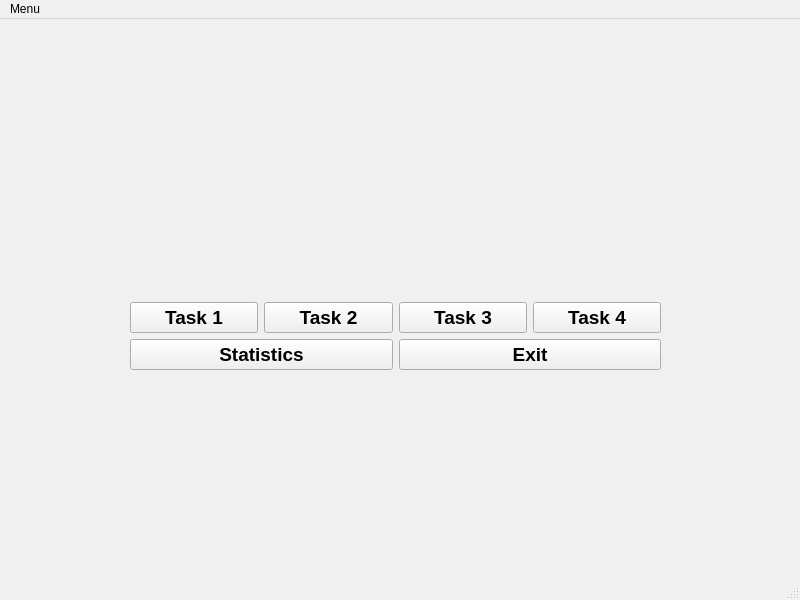
<?xml version="1.0" encoding="UTF-8"?>
<ui version="4.0">
 <class>MainWindow</class>
 <widget class="QMainWindow" name="MainWindow">
  <property name="geometry">
   <rect>
    <x>0</x>
    <y>0</y>
    <width>800</width>
    <height>600</height>
   </rect>
  </property>
  <property name="palette">
   <palette>
    <active>
     <colorrole role="WindowText">
      <brush brushstyle="SolidPattern">
       <color alpha="255">
        <red>5</red>
        <green>88</green>
        <blue>10</blue>
       </color>
      </brush>
     </colorrole>
     <colorrole role="Button">
      <brush brushstyle="SolidPattern">
       <color alpha="255">
        <red>130</red>
        <green>240</green>
        <blue>83</blue>
       </color>
      </brush>
     </colorrole>
     <colorrole role="Light">
      <brush brushstyle="SolidPattern">
       <color alpha="255">
        <red>255</red>
        <green>255</green>
        <blue>255</blue>
       </color>
      </brush>
     </colorrole>
     <colorrole role="Midlight">
      <brush brushstyle="SolidPattern">
       <color alpha="255">
        <red>226</red>
        <green>247</green>
        <blue>211</blue>
       </color>
      </brush>
     </colorrole>
     <colorrole role="Dark">
      <brush brushstyle="SolidPattern">
       <color alpha="255">
        <red>125</red>
        <green>179</green>
        <blue>74</blue>
       </color>
      </brush>
     </colorrole>
     <colorrole role="Mid">
      <brush brushstyle="SolidPattern">
       <color alpha="255">
        <red>131</red>
        <green>160</green>
        <blue>112</blue>
       </color>
      </brush>
     </colorrole>
     <colorrole role="Text">
      <brush brushstyle="SolidPattern">
       <color alpha="255">
        <red>5</red>
        <green>88</green>
        <blue>10</blue>
       </color>
      </brush>
     </colorrole>
     <colorrole role="BrightText">
      <brush brushstyle="SolidPattern">
       <color alpha="255">
        <red>255</red>
        <green>255</green>
        <blue>255</blue>
       </color>
      </brush>
     </colorrole>
     <colorrole role="ButtonText">
      <brush brushstyle="SolidPattern">
       <color alpha="255">
        <red>5</red>
        <green>88</green>
        <blue>10</blue>
       </color>
      </brush>
     </colorrole>
     <colorrole role="Base">
      <brush brushstyle="SolidPattern">
       <color alpha="255">
        <red>255</red>
        <green>255</green>
        <blue>255</blue>
       </color>
      </brush>
     </colorrole>
     <colorrole role="Window">
      <brush brushstyle="SolidPattern">
       <color alpha="255">
        <red>232</red>
        <green>248</green>
        <blue>220</blue>
       </color>
      </brush>
     </colorrole>
     <colorrole role="Shadow">
      <brush brushstyle="SolidPattern">
       <color alpha="255">
        <red>64</red>
        <green>108</green>
        <blue>45</blue>
       </color>
      </brush>
     </colorrole>
     <colorrole role="Highlight">
      <brush brushstyle="SolidPattern">
       <color alpha="255">
        <red>66</red>
        <green>211</green>
        <blue>4</blue>
       </color>
      </brush>
     </colorrole>
     <colorrole role="HighlightedText">
      <brush brushstyle="SolidPattern">
       <color alpha="255">
        <red>255</red>
        <green>255</green>
        <blue>255</blue>
       </color>
      </brush>
     </colorrole>
     <colorrole role="Link">
      <brush brushstyle="SolidPattern">
       <color alpha="255">
        <red>107</red>
        <green>255</green>
        <blue>8</blue>
       </color>
      </brush>
     </colorrole>
     <colorrole role="LinkVisited">
      <brush brushstyle="SolidPattern">
       <color alpha="255">
        <red>51</red>
        <green>144</green>
        <blue>1</blue>
       </color>
      </brush>
     </colorrole>
     <colorrole role="AlternateBase">
      <brush brushstyle="SolidPattern">
       <color alpha="255">
        <red>226</red>
        <green>247</green>
        <blue>211</blue>
       </color>
      </brush>
     </colorrole>
     <colorrole role="NoRole">
      <brush brushstyle="SolidPattern">
       <color alpha="255">
        <red>0</red>
        <green>0</green>
        <blue>0</blue>
       </color>
      </brush>
     </colorrole>
     <colorrole role="ToolTipBase">
      <brush brushstyle="SolidPattern">
       <color alpha="255">
        <red>255</red>
        <green>255</green>
        <blue>220</blue>
       </color>
      </brush>
     </colorrole>
     <colorrole role="ToolTipText">
      <brush brushstyle="SolidPattern">
       <color alpha="255">
        <red>5</red>
        <green>88</green>
        <blue>10</blue>
       </color>
      </brush>
     </colorrole>
     <colorrole role="PlaceholderText">
      <brush brushstyle="SolidPattern">
       <color alpha="128">
        <red>18</red>
        <green>141</green>
        <blue>16</blue>
       </color>
      </brush>
     </colorrole>
    </active>
    <inactive>
     <colorrole role="WindowText">
      <brush brushstyle="SolidPattern">
       <color alpha="255">
        <red>0</red>
        <green>0</green>
        <blue>0</blue>
       </color>
      </brush>
     </colorrole>
     <colorrole role="Button">
      <brush brushstyle="SolidPattern">
       <color alpha="255">
        <red>240</red>
        <green>240</green>
        <blue>240</blue>
       </color>
      </brush>
     </colorrole>
     <colorrole role="Light">
      <brush brushstyle="SolidPattern">
       <color alpha="255">
        <red>255</red>
        <green>255</green>
        <blue>255</blue>
       </color>
      </brush>
     </colorrole>
     <colorrole role="Midlight">
      <brush brushstyle="SolidPattern">
       <color alpha="255">
        <red>227</red>
        <green>227</green>
        <blue>227</blue>
       </color>
      </brush>
     </colorrole>
     <colorrole role="Dark">
      <brush brushstyle="SolidPattern">
       <color alpha="255">
        <red>160</red>
        <green>160</green>
        <blue>160</blue>
       </color>
      </brush>
     </colorrole>
     <colorrole role="Mid">
      <brush brushstyle="SolidPattern">
       <color alpha="255">
        <red>160</red>
        <green>160</green>
        <blue>160</blue>
       </color>
      </brush>
     </colorrole>
     <colorrole role="Text">
      <brush brushstyle="SolidPattern">
       <color alpha="255">
        <red>0</red>
        <green>0</green>
        <blue>0</blue>
       </color>
      </brush>
     </colorrole>
     <colorrole role="BrightText">
      <brush brushstyle="SolidPattern">
       <color alpha="255">
        <red>255</red>
        <green>255</green>
        <blue>255</blue>
       </color>
      </brush>
     </colorrole>
     <colorrole role="ButtonText">
      <brush brushstyle="SolidPattern">
       <color alpha="255">
        <red>0</red>
        <green>0</green>
        <blue>0</blue>
       </color>
      </brush>
     </colorrole>
     <colorrole role="Base">
      <brush brushstyle="SolidPattern">
       <color alpha="255">
        <red>255</red>
        <green>255</green>
        <blue>255</blue>
       </color>
      </brush>
     </colorrole>
     <colorrole role="Window">
      <brush brushstyle="SolidPattern">
       <color alpha="255">
        <red>240</red>
        <green>240</green>
        <blue>240</blue>
       </color>
      </brush>
     </colorrole>
     <colorrole role="Shadow">
      <brush brushstyle="SolidPattern">
       <color alpha="255">
        <red>105</red>
        <green>105</green>
        <blue>105</blue>
       </color>
      </brush>
     </colorrole>
     <colorrole role="Highlight">
      <brush brushstyle="SolidPattern">
       <color alpha="255">
        <red>240</red>
        <green>240</green>
        <blue>240</blue>
       </color>
      </brush>
     </colorrole>
     <colorrole role="HighlightedText">
      <brush brushstyle="SolidPattern">
       <color alpha="255">
        <red>0</red>
        <green>0</green>
        <blue>0</blue>
       </color>
      </brush>
     </colorrole>
     <colorrole role="Link">
      <brush brushstyle="SolidPattern">
       <color alpha="255">
        <red>0</red>
        <green>0</green>
        <blue>255</blue>
       </color>
      </brush>
     </colorrole>
     <colorrole role="LinkVisited">
      <brush brushstyle="SolidPattern">
       <color alpha="255">
        <red>255</red>
        <green>0</green>
        <blue>255</blue>
       </color>
      </brush>
     </colorrole>
     <colorrole role="AlternateBase">
      <brush brushstyle="SolidPattern">
       <color alpha="255">
        <red>245</red>
        <green>245</green>
        <blue>245</blue>
       </color>
      </brush>
     </colorrole>
     <colorrole role="NoRole">
      <brush brushstyle="NoBrush">
       <color alpha="255">
        <red>0</red>
        <green>0</green>
        <blue>0</blue>
       </color>
      </brush>
     </colorrole>
     <colorrole role="ToolTipBase">
      <brush brushstyle="SolidPattern">
       <color alpha="255">
        <red>255</red>
        <green>255</green>
        <blue>220</blue>
       </color>
      </brush>
     </colorrole>
     <colorrole role="ToolTipText">
      <brush brushstyle="SolidPattern">
       <color alpha="255">
        <red>0</red>
        <green>0</green>
        <blue>0</blue>
       </color>
      </brush>
     </colorrole>
     <colorrole role="PlaceholderText">
      <brush brushstyle="SolidPattern">
       <color alpha="128">
        <red>0</red>
        <green>0</green>
        <blue>0</blue>
       </color>
      </brush>
     </colorrole>
    </inactive>
    <disabled>
     <colorrole role="WindowText">
      <brush brushstyle="SolidPattern">
       <color alpha="255">
        <red>125</red>
        <green>179</green>
        <blue>74</blue>
       </color>
      </brush>
     </colorrole>
     <colorrole role="Button">
      <brush brushstyle="SolidPattern">
       <color alpha="255">
        <red>130</red>
        <green>240</green>
        <blue>83</blue>
       </color>
      </brush>
     </colorrole>
     <colorrole role="Light">
      <brush brushstyle="SolidPattern">
       <color alpha="255">
        <red>255</red>
        <green>255</green>
        <blue>255</blue>
       </color>
      </brush>
     </colorrole>
     <colorrole role="Midlight">
      <brush brushstyle="SolidPattern">
       <color alpha="255">
        <red>226</red>
        <green>247</green>
        <blue>211</blue>
       </color>
      </brush>
     </colorrole>
     <colorrole role="Dark">
      <brush brushstyle="SolidPattern">
       <color alpha="255">
        <red>125</red>
        <green>179</green>
        <blue>74</blue>
       </color>
      </brush>
     </colorrole>
     <colorrole role="Mid">
      <brush brushstyle="SolidPattern">
       <color alpha="255">
        <red>131</red>
        <green>160</green>
        <blue>112</blue>
       </color>
      </brush>
     </colorrole>
     <colorrole role="Text">
      <brush brushstyle="SolidPattern">
       <color alpha="255">
        <red>0</red>
        <green>0</green>
        <blue>0</blue>
       </color>
      </brush>
     </colorrole>
     <colorrole role="BrightText">
      <brush brushstyle="SolidPattern">
       <color alpha="255">
        <red>255</red>
        <green>255</green>
        <blue>255</blue>
       </color>
      </brush>
     </colorrole>
     <colorrole role="ButtonText">
      <brush brushstyle="SolidPattern">
       <color alpha="255">
        <red>125</red>
        <green>179</green>
        <blue>74</blue>
       </color>
      </brush>
     </colorrole>
     <colorrole role="Base">
      <brush brushstyle="SolidPattern">
       <color alpha="255">
        <red>223</red>
        <green>248</green>
        <blue>204</blue>
       </color>
      </brush>
     </colorrole>
     <colorrole role="Window">
      <brush brushstyle="SolidPattern">
       <color alpha="255">
        <red>223</red>
        <green>248</green>
        <blue>204</blue>
       </color>
      </brush>
     </colorrole>
     <colorrole role="Shadow">
      <brush brushstyle="SolidPattern">
       <color alpha="255">
        <red>0</red>
        <green>0</green>
        <blue>0</blue>
       </color>
      </brush>
     </colorrole>
     <colorrole role="Highlight">
      <brush brushstyle="SolidPattern">
       <color alpha="255">
        <red>0</red>
        <green>120</green>
        <blue>215</blue>
       </color>
      </brush>
     </colorrole>
     <colorrole role="HighlightedText">
      <brush brushstyle="SolidPattern">
       <color alpha="255">
        <red>255</red>
        <green>255</green>
        <blue>255</blue>
       </color>
      </brush>
     </colorrole>
     <colorrole role="Link">
      <brush brushstyle="SolidPattern">
       <color alpha="255">
        <red>0</red>
        <green>0</green>
        <blue>255</blue>
       </color>
      </brush>
     </colorrole>
     <colorrole role="LinkVisited">
      <brush brushstyle="SolidPattern">
       <color alpha="255">
        <red>255</red>
        <green>0</green>
        <blue>255</blue>
       </color>
      </brush>
     </colorrole>
     <colorrole role="AlternateBase">
      <brush brushstyle="SolidPattern">
       <color alpha="255">
        <red>245</red>
        <green>245</green>
        <blue>245</blue>
       </color>
      </brush>
     </colorrole>
     <colorrole role="NoRole">
      <brush brushstyle="NoBrush">
       <color alpha="255">
        <red>0</red>
        <green>0</green>
        <blue>0</blue>
       </color>
      </brush>
     </colorrole>
     <colorrole role="ToolTipBase">
      <brush brushstyle="SolidPattern">
       <color alpha="255">
        <red>255</red>
        <green>255</green>
        <blue>220</blue>
       </color>
      </brush>
     </colorrole>
     <colorrole role="ToolTipText">
      <brush brushstyle="SolidPattern">
       <color alpha="255">
        <red>0</red>
        <green>0</green>
        <blue>0</blue>
       </color>
      </brush>
     </colorrole>
     <colorrole role="PlaceholderText">
      <brush brushstyle="SolidPattern">
       <color alpha="128">
        <red>0</red>
        <green>0</green>
        <blue>0</blue>
       </color>
      </brush>
     </colorrole>
    </disabled>
   </palette>
  </property>
  <property name="windowTitle">
   <string>MainWindow</string>
  </property>
  <widget class="QWidget" name="centralwidget">
   <widget class="QWidget" name="verticalLayoutWidget">
    <property name="geometry">
     <rect>
      <x>130</x>
      <y>180</y>
      <width>531</width>
      <height>171</height>
     </rect>
    </property>
    <layout class="QVBoxLayout" name="verticalLayout">
     <item>
      <widget class="QLabel" name="label">
       <property name="font">
        <font>
         <pointsize>14</pointsize>
         <bold>true</bold>
        </font>
       </property>
       <property name="text">
        <string/>
       </property>
       <property name="alignment">
        <set>Qt::AlignCenter</set>
       </property>
      </widget>
     </item>
     <item>
      <layout class="QHBoxLayout" name="horizontalLayout">
       <item>
        <widget class="QPushButton" name="pushBut_t1">
         <property name="font">
          <font>
           <pointsize>14</pointsize>
           <bold>true</bold>
          </font>
         </property>
         <property name="text">
          <string>Task 1</string>
         </property>
        </widget>
       </item>
       <item>
        <widget class="QPushButton" name="pushBut_t2">
         <property name="font">
          <font>
           <pointsize>14</pointsize>
           <bold>true</bold>
          </font>
         </property>
         <property name="text">
          <string>Task 2</string>
         </property>
        </widget>
       </item>
       <item>
        <widget class="QPushButton" name="pushBut_t3">
         <property name="font">
          <font>
           <pointsize>14</pointsize>
           <bold>true</bold>
          </font>
         </property>
         <property name="text">
          <string>Task 3</string>
         </property>
        </widget>
       </item>
       <item>
        <widget class="QPushButton" name="pushBut_t4">
         <property name="font">
          <font>
           <pointsize>14</pointsize>
           <bold>true</bold>
          </font>
         </property>
         <property name="text">
          <string>Task 4</string>
         </property>
        </widget>
       </item>
      </layout>
     </item>
     <item>
      <layout class="QHBoxLayout" name="horizontalLayout_2">
       <item>
        <widget class="QPushButton" name="pushBut_stat">
         <property name="font">
          <font>
           <pointsize>14</pointsize>
           <bold>true</bold>
           <kerning>true</kerning>
          </font>
         </property>
         <property name="text">
          <string>Statistics</string>
         </property>
        </widget>
       </item>
       <item>
        <widget class="QPushButton" name="pushButton_exit">
         <property name="font">
          <font>
           <pointsize>14</pointsize>
           <bold>true</bold>
          </font>
         </property>
         <property name="text">
          <string>Exit</string>
         </property>
         <property name="checkable">
          <bool>false</bool>
         </property>
        </widget>
       </item>
      </layout>
     </item>
    </layout>
   </widget>
  </widget>
  <widget class="QMenuBar" name="menubar">
   <property name="geometry">
    <rect>
     <x>0</x>
     <y>0</y>
     <width>800</width>
     <height>21</height>
    </rect>
   </property>
   <widget class="QMenu" name="menuMenu">
    <property name="title">
     <string>Menu</string>
    </property>
    <addaction name="actionTask_1"/>
    <addaction name="actionTask_2"/>
    <addaction name="actionTask_3"/>
    <addaction name="actionTask_4"/>
    <addaction name="separator"/>
    <addaction name="actionStatistics"/>
    <addaction name="separator"/>
    <addaction name="actionExit"/>
   </widget>
   <addaction name="menuMenu"/>
  </widget>
  <widget class="QStatusBar" name="statusbar"/>
  <action name="actionTask_1">
   <property name="text">
    <string>Task 1</string>
   </property>
  </action>
  <action name="actionTask_2">
   <property name="text">
    <string>Task 2</string>
   </property>
  </action>
  <action name="actionTask_3">
   <property name="text">
    <string>Task 3</string>
   </property>
  </action>
  <action name="actionTask_4">
   <property name="text">
    <string>Task 4</string>
   </property>
  </action>
  <action name="actionStatistics">
   <property name="text">
    <string>Statistics</string>
   </property>
  </action>
  <action name="actionExit">
   <property name="text">
    <string>Exit</string>
   </property>
  </action>
 </widget>
 <resources/>
 <connections/>
</ui>
